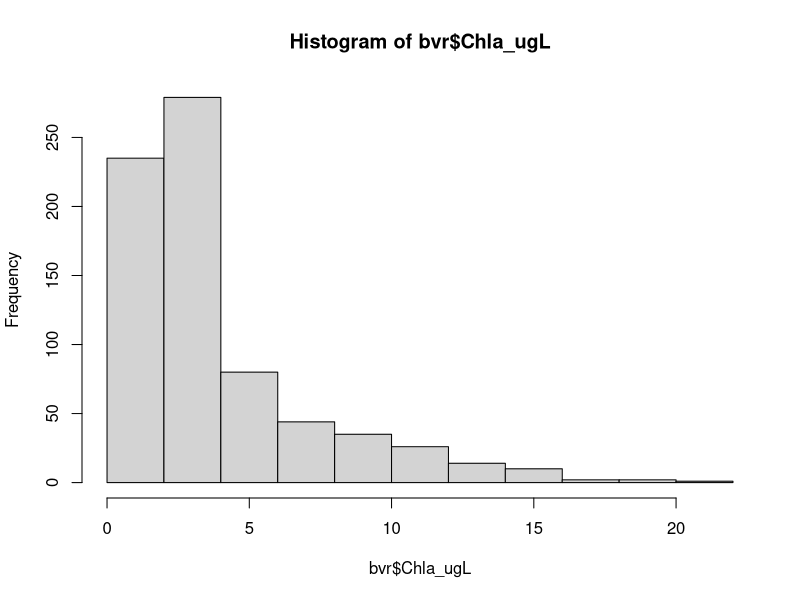
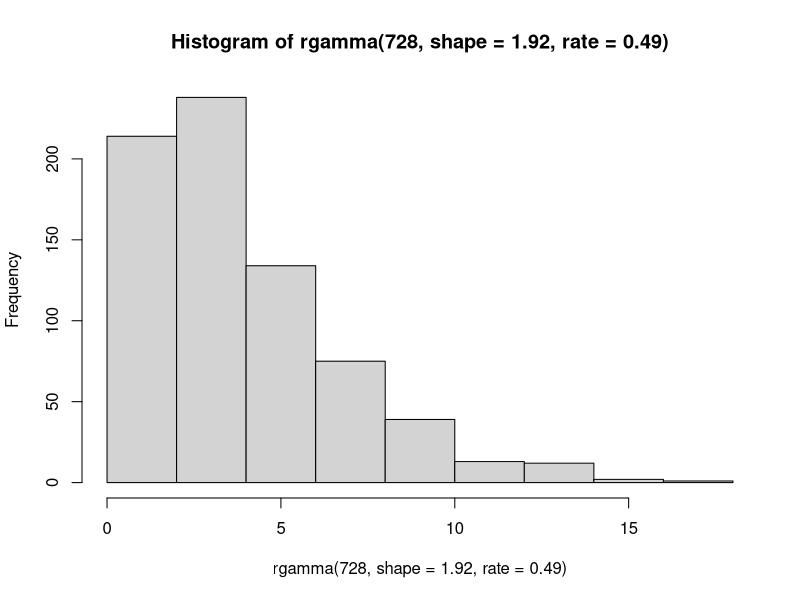
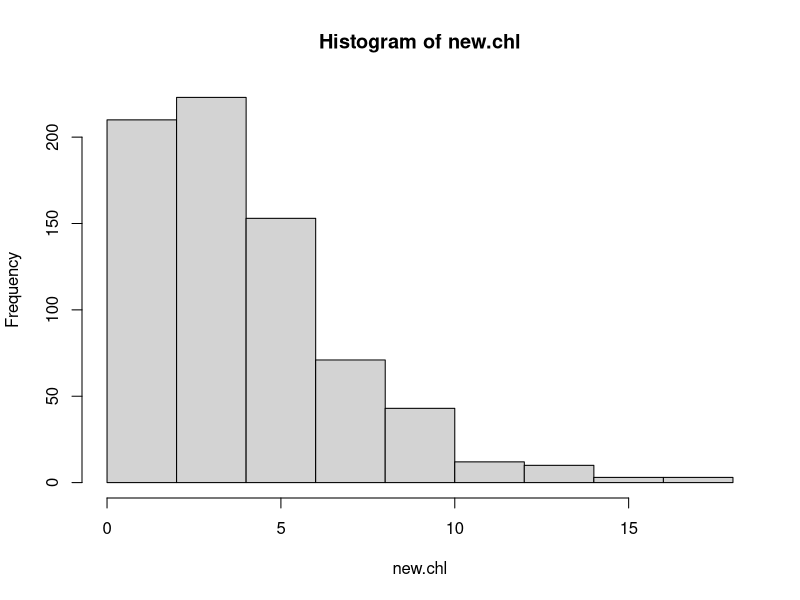
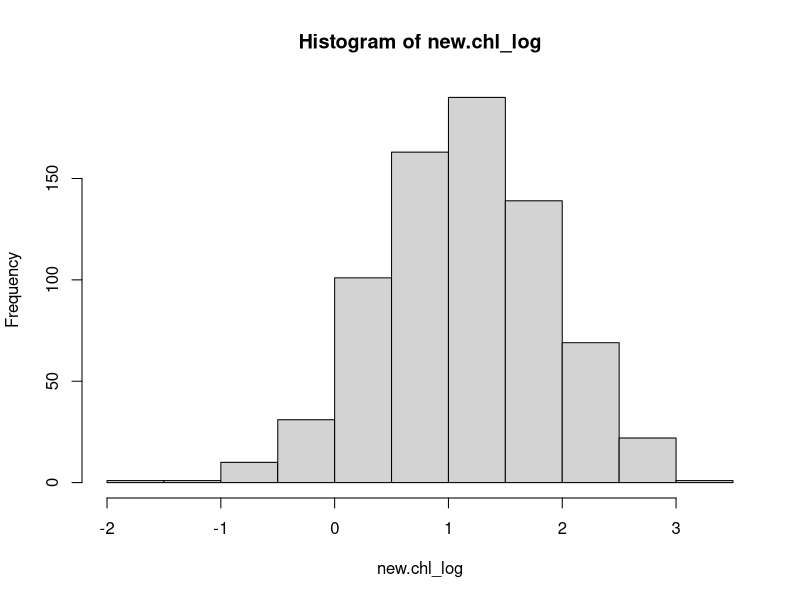

The R source for these figures, in order:
library(tidyverse)
library(MASS)

bvr <- read.csv("./BVR_CTD.csv")
hist(bvr$Chla_ugL)
# gamma 
chl <- na.omit(bvr$Chla_ugL)

nb.fit = fitdistr(chl,densfun = "gamma" )
nb.fit # shape = 1.92, rate = 0.49

length(chl)
# 728

hist(rgamma(728,shape = 1.92, rate = 0.49))

new.chl <- rgamma(728,shape = 1.92, rate = 0.49)
hist(new.chl)

# now as a question with the made-up distribution and use the functions to answer
#what is the 90th percentile value of chl?
qgamma(p = 0.9,shape = 1.92, rate = 0.49)
# chl value of 7.69 is in the 90th percentile

#what is the probability of getting a chl value of 25 or higher?
pgamma(q=25, shape = 1.92, rate = 0.49, lower.tail = FALSE)
# probability of 5.321349e-05 that chl will be 25 ug/L or higher

# what is the probability of getting chl value of less than 1?
pgamma(q = 1, shape = 1.92, rate = 0.49)
# probability of 0.1 or 10% chance

# how does this compare to log transformed chl data?
bvr$chl_log <- log(bvr$Chla_ugL)
chl_log <- na.omit(bvr$chl_log)

norm.fit = fitdistr(chl_log,densfun = "normal" )
norm.fit # mean = 1.08, sd = 0.73
new.chl_log <- rnorm(728, mean = 1.08, sd = 0.73)
hist(new.chl_log)

exp(qnorm(p = 0.9, mean = 1.08, sd = 0.73))
# 7.5, almost the same!

pnorm(q = 1, mean = 1.08, sd = 0.73)
# this is a different value from the gamma distribution